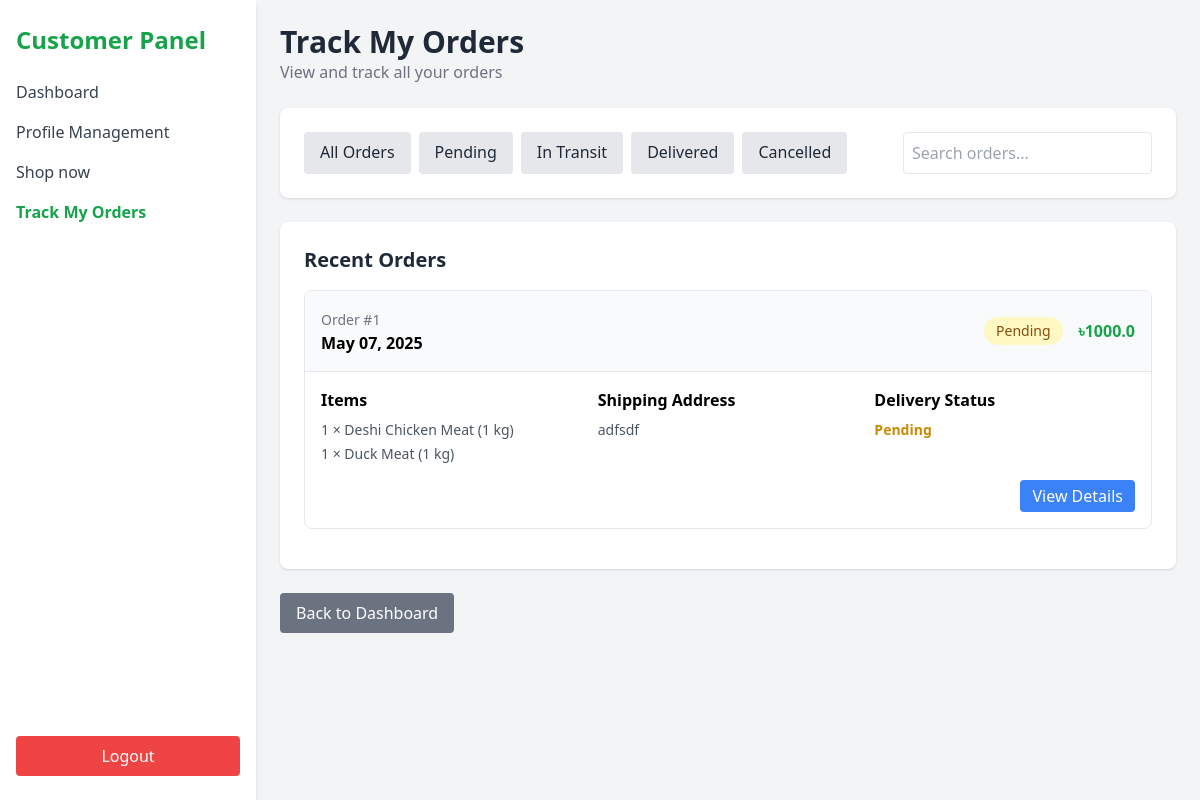
Before: /track-orders (signed in) with the older database file.
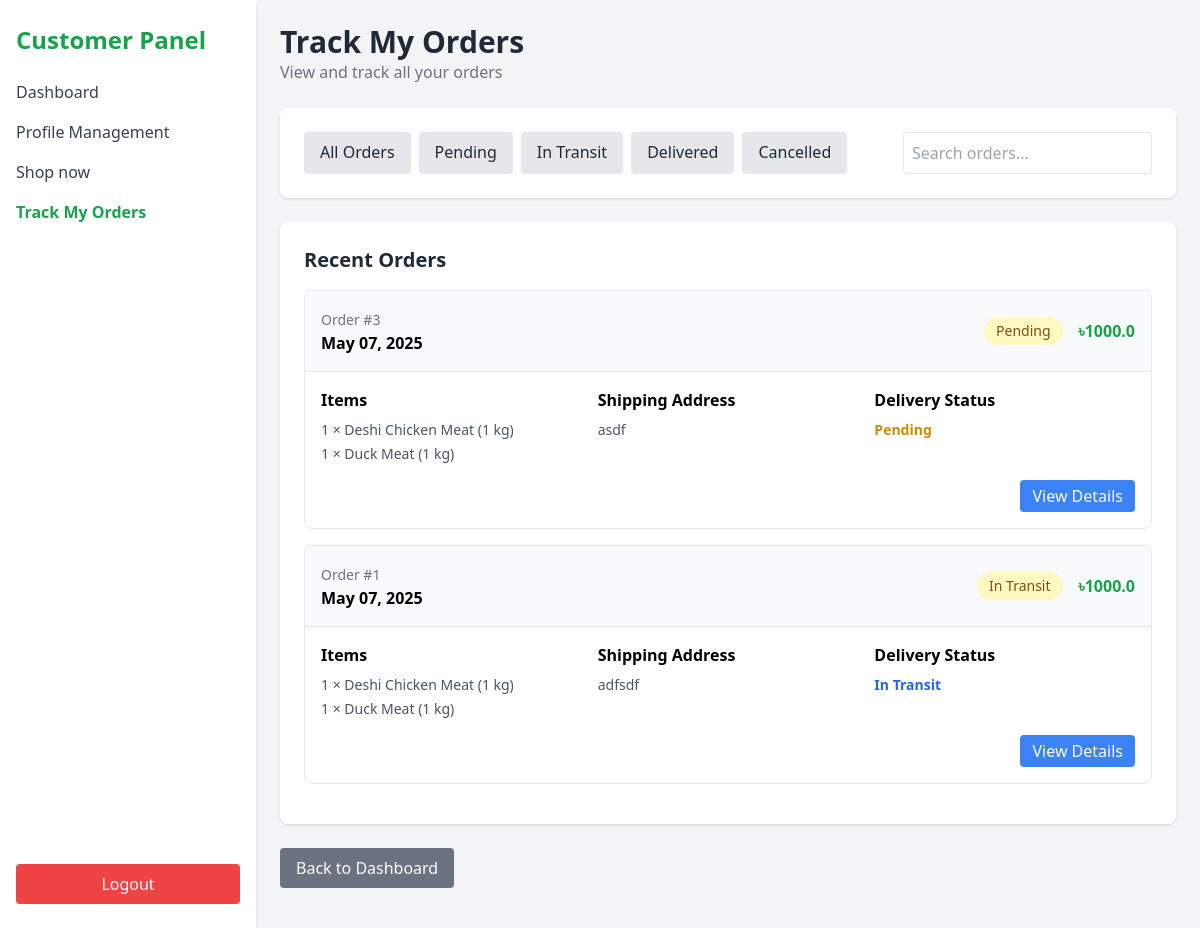
After: the same page with the newer database file.
### models.py (models this page shows, shortened)
class Order(db.Model):
    id = db.Column(db.Integer, primary_key=True)
    customer_id = db.Column(db.Integer, db.ForeignKey('user.id'))
    delivery_man_id = db.Column(db.Integer, db.ForeignKey('user.id'))
    status = db.Column(db.String(20), default='Pending')  # Pending, In Transit, Delivered, Cancelled
    total_amount = db.Column(db.Float)
    shipping_address = db.Column(db.Text)
    order_date = db.Column(db.DateTime, default=datetime.utcnow)
    delivery_date = db.Column(db.DateTime)
    priority = db.Column(db.Enum(PriorityLevel), default=PriorityLevel.medium)
    customer = db.relationship('User', foreign_keys=[customer_id], backref='customer_orders')
    delivery_man = db.relationship('User', foreign_keys=[delivery_man_id], backref='delivery_orders')

class OrderItem(db.Model):
    id = db.Column(db.Integer, primary_key=True)
    order_id = db.Column(db.Integer, db.ForeignKey('order.id'))
    product_id = db.Column(db.Integer, db.ForeignKey('product.id'))
    quantity = db.Column(db.Integer, default=1)
    price = db.Column(db.Float)
    order = db.relationship('Order', backref='items')
    product = db.relationship('Product')

class Product(db.Model):
    id = db.Column(db.Integer, primary_key=True)
    name = db.Column(db.String(100), nullable=False)
    category = db.Column(db.String(100), nullable=False)
    quantity = db.Column(db.Integer, nullable=False)
    unit_price = db.Column(db.Float, nullable=False)
    product_description = db.Column(db.String(200), nullable=True)
    image = db.Column(db.String(100), nullable=True)  # Add this line for the image
    added_by = db.Column(db.Integer, db.ForeignKey('user.id'), nullable=False)

### app.py (the view)
@app.route('/track-orders')
def track_customer_orders():
    user_id = session.get('user_id')
    user = db.session.get(User, user_id)
    if not user or user.role != 'customer':
        return redirect(url_for('login'))
    status_filter = request.args.get('status')
    if status_filter and status_filter != 'All':
        orders = Order.query.filter_by(customer_id=user_id, status=status_filter).order_by(Order.order_date.desc()).all()
    else:
        orders = Order.query.filter_by(customer_id=user_id).order_by(Order.order_date.desc()).all()
    return render_template('track_orders.html', user=user, orders=orders)

### templates/track_orders.html (shortened to what the changed rows need)
<!DOCTYPE html>
<html lang="en">
<head>
  <script src="https://cdn.tailwindcss.com"></script>
</head>
<body class="bg-gray-100 min-h-screen">
  <div class="flex h-screen">
    <aside class="w-64 bg-white shadow-md px-4 py-6 flex flex-col h-full">
      <h1 class="text-2xl font-bold text-green-600 mb-6">Customer Panel</h1>
    </aside>
    <main class="flex-1 p-6 overflow-y-auto">
      <header class="mb-6">
        <h2 class="text-3xl font-semibold text-gray-800">Track My Orders</h2>
      </header>
      <section class="bg-white p-6 rounded-lg shadow mb-6">
        {% if orders %}
          {% for order in orders %}
          <div class="border rounded-lg mb-4 overflow-hidden">
            <div class="bg-gray-50 p-4 border-b flex justify-between items-center">
              <div>
                <span class="text-sm text-gray-500">Order #{{ order.id }}</span>
                <p class="font-semibold">{{ order.order_date.strftime('%B %d, %Y') }}</p>
              </div>
              <div class="flex items-center gap-4">
                <span class="bg-yellow-100 text-yellow-800 px-3 py-1 rounded-full text-sm">{{ order.status }}</span>
                <span class="font-bold text-green-600">৳{{ order.total_amount }}</span>
              </div>
            </div>
            <div class="p-4">
              <div class="flex flex-col md:flex-row gap-4 items-start">
                <div class="flex-1">
                  <h4 class="font-semibold mb-2">Items</h4>
                  <ul class="text-sm text-gray-600 space-y-1">
                    {% for item in order.items %}
                    <li>{{ item.quantity }} × {{ item.product.name }}</li>
                    {% endfor %}
                  </ul>
                </div>
                <div class="flex-1">
                  <h4 class="font-semibold mb-2">Shipping Address</h4>
                  <p class="text-sm text-gray-600">{{ order.shipping_address }}</p>
                </div>
                <div class="flex-1">
                  <h4 class="font-semibold mb-2">Delivery Status</h4>
                  <p class="text-sm font-semibold {% if order.status == 'Delivered' %}text-green-600{% elif order.status == 'In Transit' %}text-blue-600{% elif order.status == 'Cancelled' %}text-red-600{% else %}text-yellow-600{% endif %}">
                    {{ order.status }}
                  </p>
                </div>
              </div>
              <div class="mt-4 flex justify-end gap-2">
                <a href="{{ url_for('view_order_details', order_id=order.id) }}" class="bg-blue-500 text-white px-3 py-1 rounded hover:bg-blue-600">View Details</a>
              </div>
            </div>
          </div>
          {% endfor %}
        {% endif %}
      </section>
    </main>
  </div>
</body>
</html>

Changed rows visible on the page:
added Order: id "3", order_date "May 07, 2025", status "Pending", total_amount "1000.0", shipping_address "asdf"
added OrderItem: quantity "1", product.name "Deshi Chicken Meat (1 kg)", shown under "3"
added OrderItem: quantity "1", product.name "Duck Meat (1 kg)", shown under "3"
changed Order "adfsdf": status "Pending" → "In Transit"
